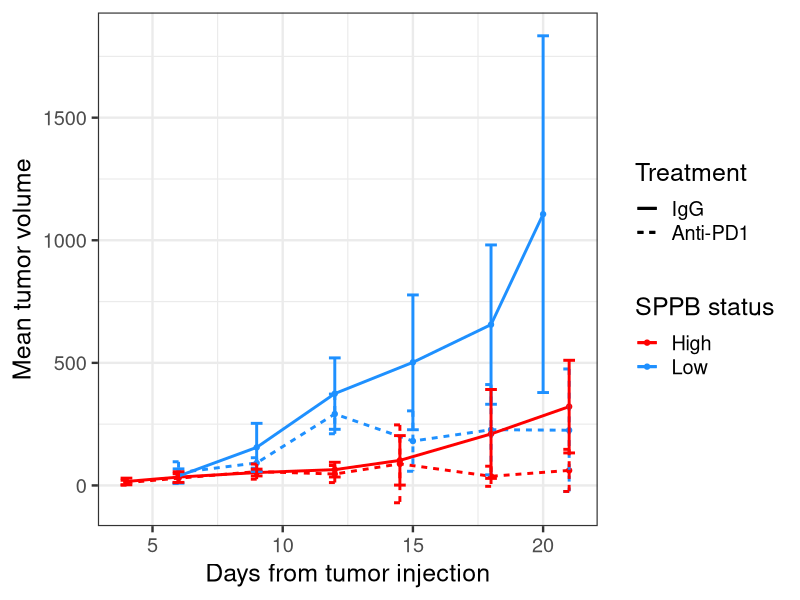
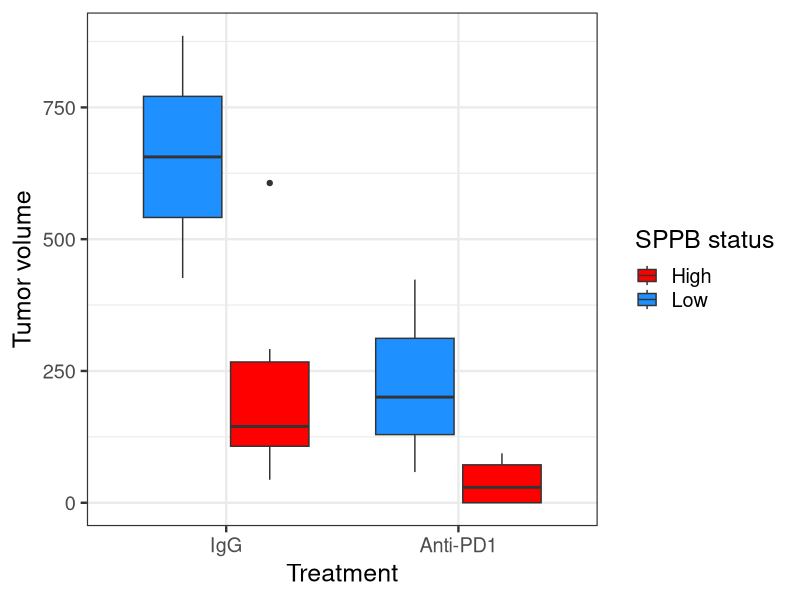
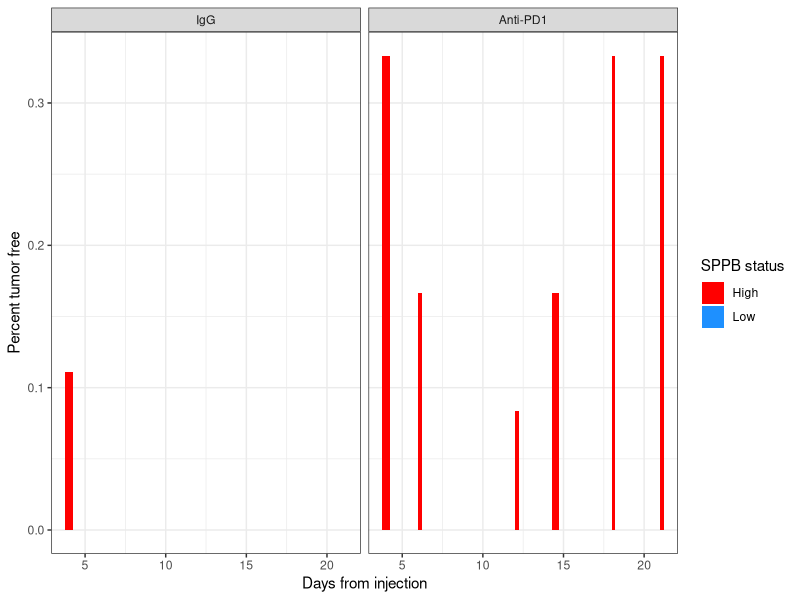
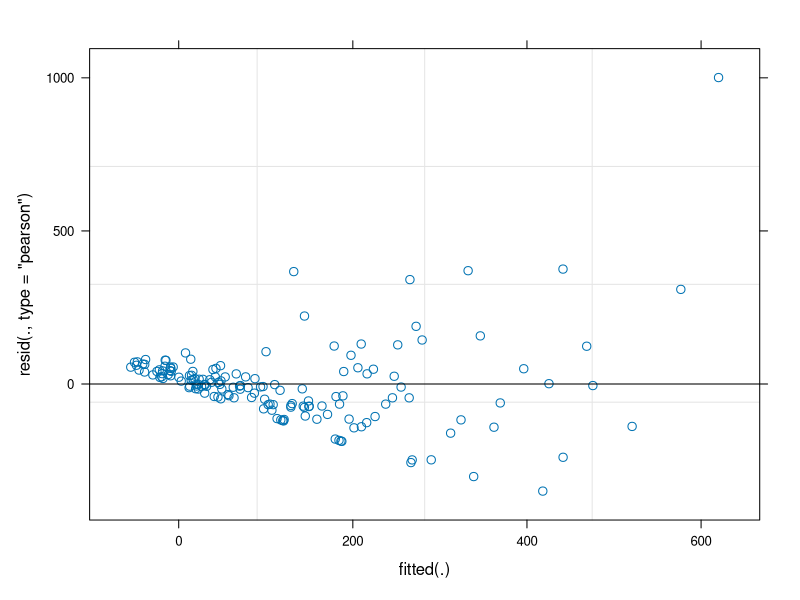
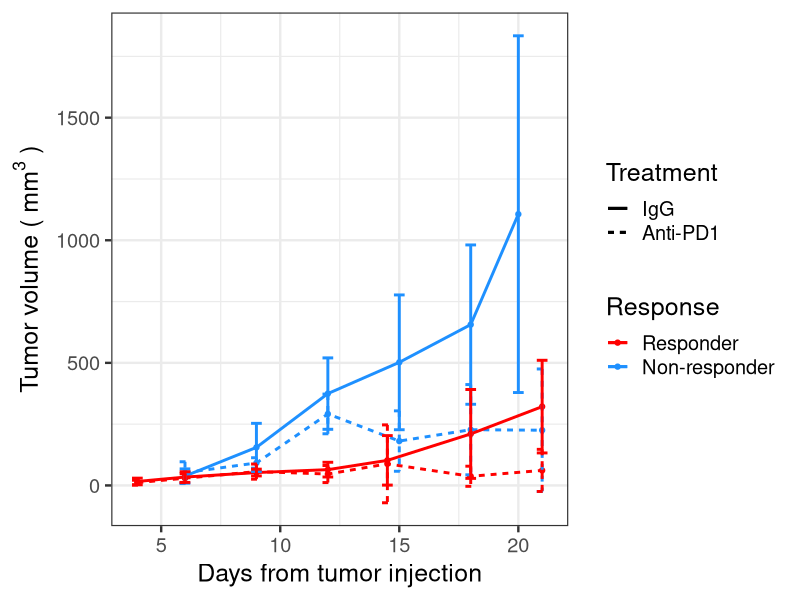
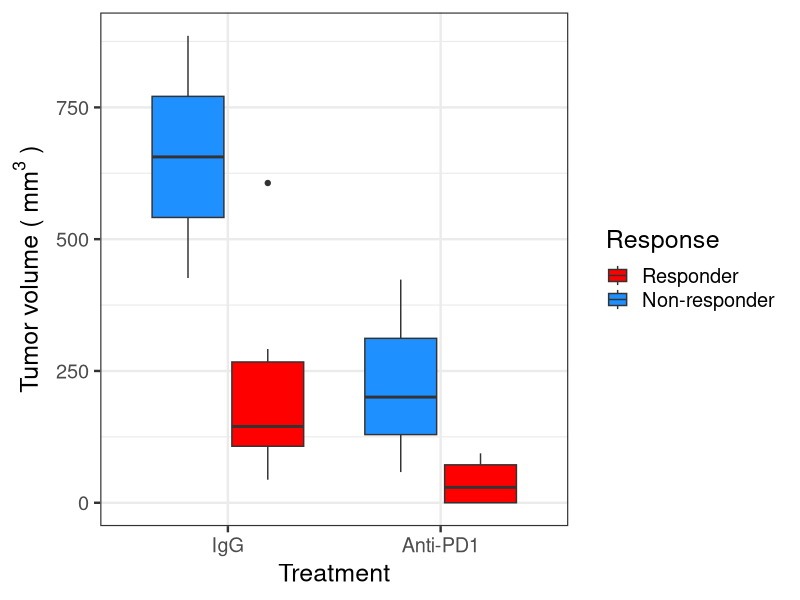
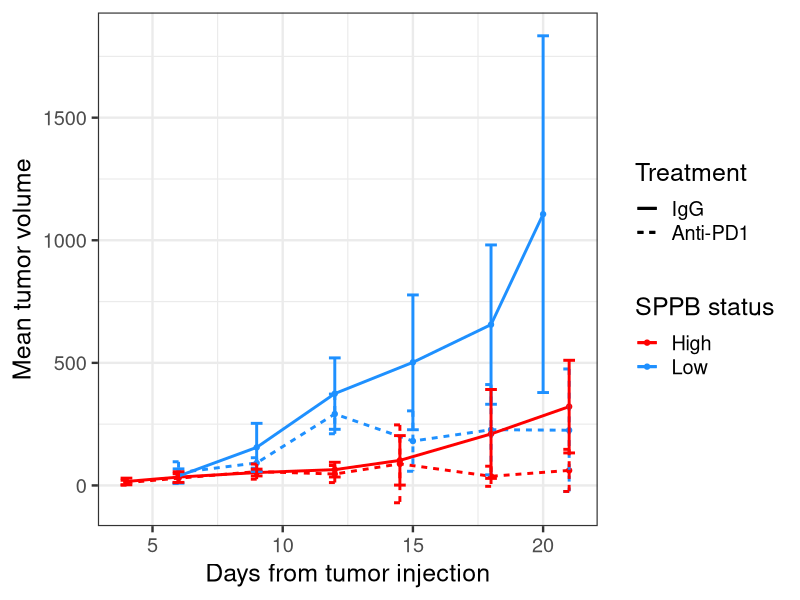
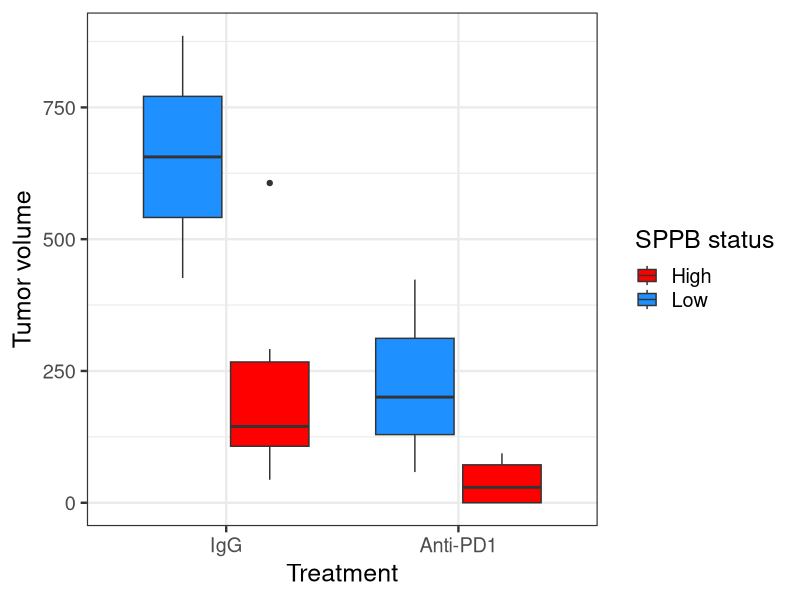

These charts were generated, in order, by the following R code:
## ---- chunk 1
knitr::opts_chunk$set(echo = TRUE)
library(lme4)
library(nlme)
library(lmerTest)
library(lmtest)
library(nortest)
library(readxl)
library(tidyverse)
library(broom)
library(broom.mixed)
## ---- chunk 2
all.experiments <- read.csv("../data/2022-08-11_tumor-size_R-formatted.csv") %>%
  mutate(treatment.group = paste(treatment, microbiome.sample, sep = " x "))
## ---- chunk 3
fitness.data <- all.experiments %>%
  filter(experiment %in% c("mimic2", "mimic3", "mimic8")) %>%
  filter(microbiome.sample != "Saline") %>% 
  mutate(SPPB = ifelse(experiment == "mimic2", "Low", "High"),
         treatment = ifelse(grepl("PD1", treatment), "Anti-PD1", "IgG")) %>%
  mutate(SPPB = factor(SPPB)) %>%
  mutate(SPPB = fct_relevel(SPPB, "Low")) %>%
  mutate(treatment = fct_relevel(treatment, "IgG")) %>%
  mutate(days2 = days.from.injection^2) %>%
  mutate(Response = if_else(grepl("Low", SPPB),
                            true = "Non-responder",
                            false = "Responder"))


linedat <- fitness.data %>%
  group_by(SPPB, treatment, days.from.injection) %>%
  mutate(days.from.injection = ifelse(SPPB == "High" &
                                        days.from.injection %in% c(14,15),
                                      14.5,
                                      days.from.injection)) %>%
  summarise(mean.vol = mean(tumor.volume),
            sd.vol = sqrt(var(tumor.volume))) %>%
  mutate(confint.low = mean.vol - sd.vol,
         confint.high = mean.vol + sd.vol,
         # confint.low = ifelse(confint.low < 0, 0, confint.low)
         trgrp = paste0(treatment, SPPB))

boxdat <- fitness.data %>%
  # group_by(SPPB, treatment) %>%
  # mutate(maxtime = max(days.from.injection)) %>%
  # ungroup()%>%
  # filter(days.from.injection == maxtime)
  filter(days.from.injection == 18)

nmice <- fitness.data %>%
  select(SPPB, treatment, unique.mouse.id) %>%
  distinct() %>%
  group_by(SPPB, treatment) %>%
  tally()

tumorfree <- fitness.data %>%
  mutate(days.from.injection = ifelse(SPPB == "High" &
                                        days.from.injection %in% c(14,15),
                                      14.5,
                                      days.from.injection)) %>%
  group_by(days.from.injection, treatment, SPPB) %>%
  mutate(notum = tumor.volume == 0) %>%
  summarise(n.free = sum(notum)) %>%
  left_join(nmice) %>%
  mutate(percent.free = n.free/n)
## ---- chunk 4
linedat %>%
  ggplot(aes(x = days.from.injection, y = mean.vol, color = SPPB, group = trgrp,
             linetype = treatment)) +
  geom_point() +
  geom_line(lwd = 1) +
  geom_errorbar(aes(ymin = confint.low, ymax = confint.high), lwd = 1) +
  labs(x = "Days from tumor injection", y = "Mean tumor volume") +
  scale_color_manual(breaks = c("High", "Low"), values = c("red", "dodgerblue"),
                     name = "SPPB status") +
  scale_linetype(name = "Treatment") +
  theme_bw(base_size = 18)
  ggsave("../figures/fitness_longitudinal-tumor-volume.png", 
         height = 6, width = 8)
## ---- chunk 5
boxdat %>%
  ggplot(aes(x = treatment, y = tumor.volume, fill = SPPB)) +
  geom_boxplot() +
  labs(x = "Treatment", y = "Tumor volume") +
  scale_fill_manual(breaks = c("High", "Low"),
                    values = c("red", "dodgerblue"),
                    name = "SPPB status") +
  theme_bw(base_size = 18)
ggsave("../figures/fitness_boxplot_final-timepoint.png",
       height = 6, width = 6)
## ---- chunk 6
tumorfree %>%
  ggplot(aes(x = days.from.injection, y = percent.free, fill = SPPB)) +
  facet_wrap(vars(treatment)) +
  geom_col(position = "dodge") +
  labs(x = "Days from injection", y = "Percent tumor free") +
  scale_fill_manual(breaks = c("High", "Low"),
                    values = c("red", "dodgerblue"),
                    name = "SPPB status") +
  theme_bw()
ggsave("../figures/fitness_percent-mice-tumorfree.png")
## ---- chunk 7
fitness.data %>%
  group_by(unique.mouse.id) %>%
  filter(days.from.injection == max(days.from.injection)) %>%
  mutate(tumor.free =  if_else(tumor.volume > 0, 
                                   true = 0, 
                                   false = 1)) %>%
  group_by(treatment, SPPB) %>%
  summarize(frac.cured = sum(tumor.free) /length(tumor.free))
  
## ---- chunk 8
m.1 <- lmer(tumor.volume ~ days.from.injection + days2 + treatment * SPPB + (1|unique.mouse.id),
              data = fitness.data)
summary(m.1)
plot(m.1)
## ---- chunk 9
m2 <- lmer(tumor.volume ~ days.from.injection + days2 * treatment * SPPB + (1|unique.mouse.id),
              data = fitness.data)

tidy(m2)

## ---- chunk 10
lrtest(m.1, m2)

## ---- chunk 11
m3 <- lmer(tumor.volume ~ days.from.injection + days2 * treatment * SPPB + (1|unique.mouse.id),
              data = fitness.data)

tidy(m2)
## ---- chunk 12
linedat <- fitness.data %>%
  group_by(Response, treatment, days.from.injection) %>%
  mutate(days.from.injection = ifelse(Response == "Responder" &
                                        days.from.injection %in% c(14,15),
                                      14.5,
                                      days.from.injection)) %>%
  summarise(mean.vol = mean(tumor.volume),
            sd.vol = sqrt(var(tumor.volume))) %>%
  mutate(confint.low = mean.vol - sd.vol,
         confint.high = mean.vol + sd.vol,
         # confint.low = ifelse(confint.low < 0, 0, confint.low)
         trgrp = paste0(treatment, Response))

linedat %>%
  ggplot(aes(x = days.from.injection, y = mean.vol, color = Response, group = trgrp,
             linetype = treatment)) +
  geom_point() +
  geom_line(lwd = 1) +
  geom_errorbar(aes(ymin = confint.low, ymax = confint.high), lwd = 1) +
  labs(x = "Days from tumor injection", y = expression("Tumor volume ("~mm^3~")")) +
  scale_color_manual(breaks = c("Responder", "Non-responder"), values = c("red", "dodgerblue"),
                     name = "Response") +
  scale_linetype(name = "Treatment") +
  theme_bw(base_size = 18)
  ggsave("../figures/fitness_longitudinal-tumor-volume_RvNR.png", 
         height = 4, width = 6)
## ---- chunk 13
fitness.data %>%
  filter(days.from.injection == 18) %>%
  ggplot(aes(x = treatment, y = tumor.volume, fill = Response)) +
  geom_boxplot() +
  labs(x = "Treatment", 
       y = expression("Tumor volume ("~mm^3~")"))  +
  scale_fill_manual(breaks = c("Responder", "Non-responder"), 
                    values = c("red", "dodgerblue"),
                    name = "Response") +
  theme_bw(base_size = 18)
ggsave("../figures/fitness_boxplot_final-timepoint_RvNR.png",
       height = 4, width = 6)
